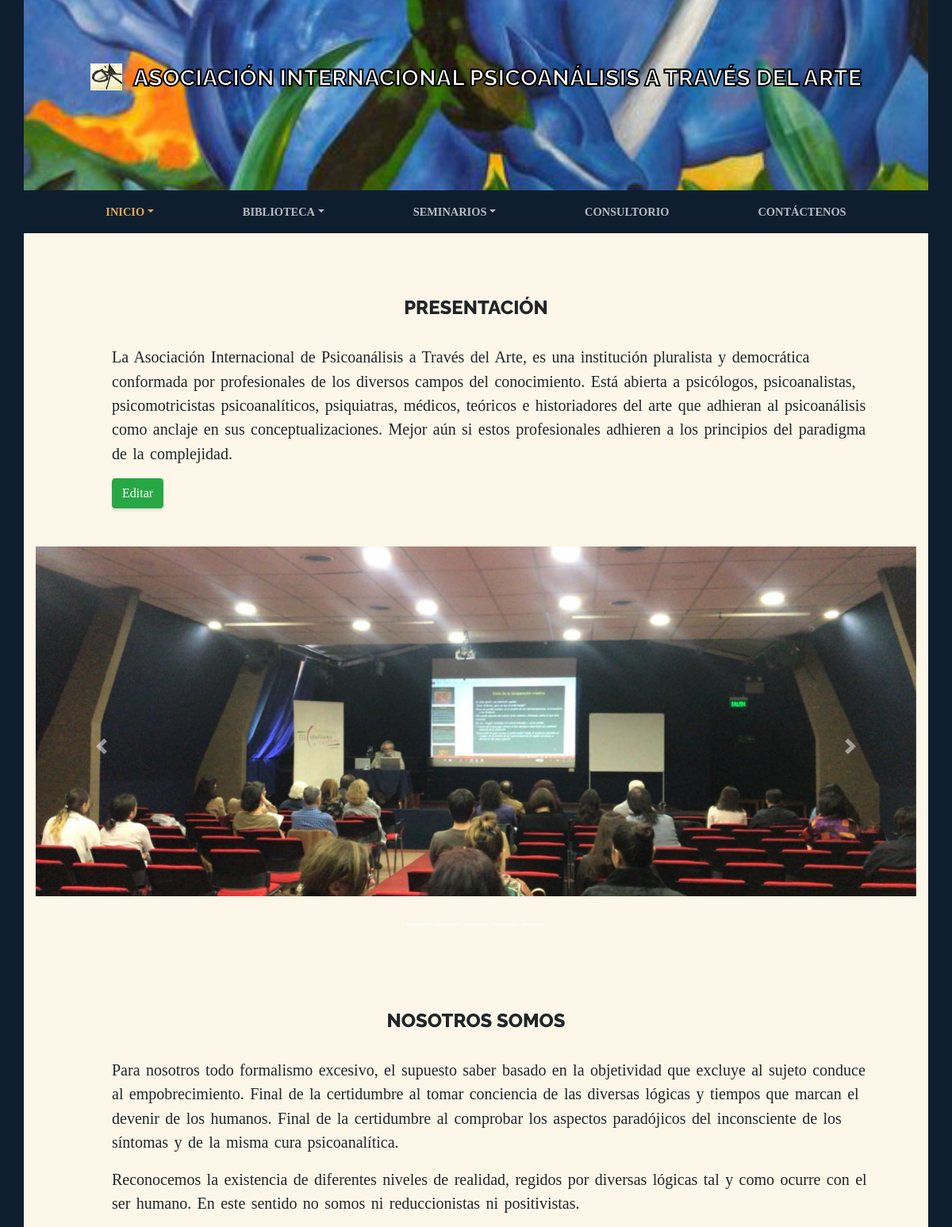
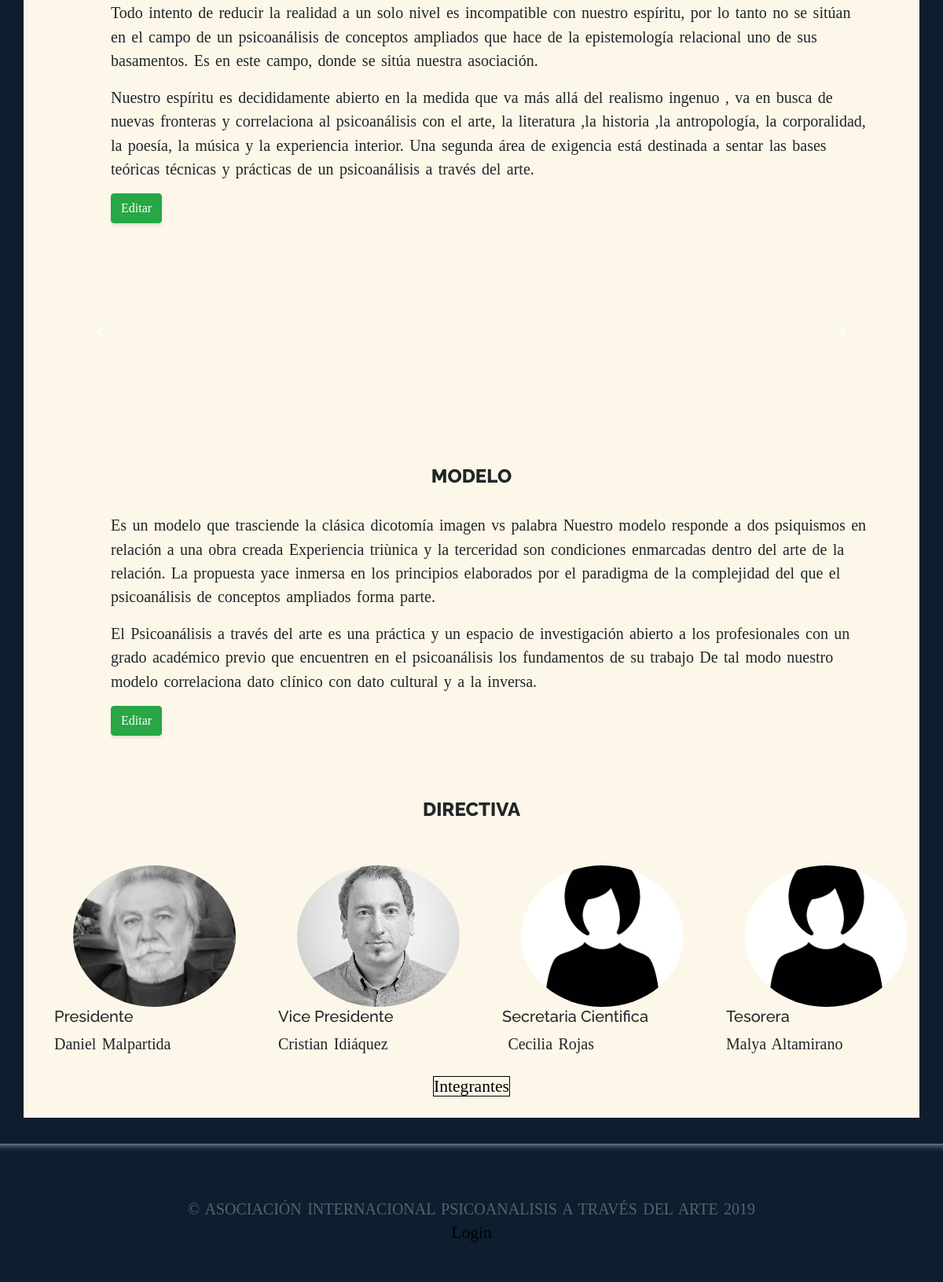
The page / on the database its author committed (2 pictures, top to bottom).
### home/models.py (models this page shows, shortened)
class Home(models.Model):
    title = models.CharField(verbose_name="Título", max_length=200)
    content = RichTextField(verbose_name="Contenido")
    created = models.DateTimeField(auto_now_add=True, verbose_name="Fecha creación")
    updated = models.DateTimeField(auto_now=True, verbose_name="Fecha edición")
    class Meta:
        verbose_name = "inicio"
        verbose_name_plural = "inicio"

### about/models.py (models this page shows, shortened)
class About(models.Model):
    title = models.CharField(max_length=200 ,verbose_name="Título")
    content = RichTextField(verbose_name="Contenido")
    created = models.DateTimeField(auto_now_add=True, verbose_name="Fecha creación")
    updated = models.DateTimeField(auto_now=True, verbose_name="Fecha edición")
    class Meta:
        verbose_name = "nosotros"
        verbose_name_plural = "somos"

### home/views.py (the view)
# urls.py: path('', views.home, name='home'),
def home(request):
    home = Home.objects.all()
    about = About.objects.all()
    return render(request, "home/home.html", {'home': home, 'about':about})

### home/templates/home/home.html (shortened to what this page needs)
{% extends 'core/base.html' %}
{% load static %}
{% block content %}
    <section>
        <div class="container color-content">
          <div class="about-heading-content">
            <div class="row">
              <div class="col-lg-12">
                <div class="bg-faded rounded p-5 text-center section-content">
                {% for h in home %}
                  <h2 class="section-heading mb-4">
                    <span class="section-heading-upper">{{h.title}}</span>
                  </h2>
                  <div class="text-left ml-5">
                  <p>
                    {{h.content|safe}}
                  </p>
                  <a href="{% url 'admin:home_home_change' h.id %}" class="btn btn-success" target="_blank" >Editar</a>
                  {% endfor %}
                  </div>
                </div>
              </div>
            </div>
          </div>
        </div>
      </section>
<div class="container color-content">
  <div id="carouselhome" class="carousel slide" data-ride="carousel">
    <ul class="carousel-indicators">
        <li data-target="#carouselhome" data-slide-to="0" class="active"></li>
        <li data-target="#carouselhome" data-slide-to="1"></li>
        <li data-target="#carouselhome" data-slide-to="2"></li>
        <li data-target="#carouselhome" data-slide-to="3"></li>
        <li data-target="#carouselhome" data-slide-to="4"></li>
    </ul>
    <div class="carousel-inner">
        <div class="carousel-item active">
          <a href="{% static 'core/img/slider/home/01.jpg' %}" data-lightbox="carousel">
            <img class="img-formation" src="{% static 'core/img/slider/home/01.jpg' %}">
          </a>
        </div>
    </div>
    <a class="carousel-control-prev" href="#carouselhome" data-slide="prev">
        <span class="carousel-control-prev-icon"></span>
    </a>
    <a class="carousel-control-next" href="#carouselhome" data-slide="next">
        <span class="carousel-control-next-icon"></span>
    </a>
    </div>
</div>
      {% for a in about %}
      <section>
        <div class="container color-content">
          <div class="about-heading-content">
            <div class="row">
              <div class="col-lg-12">
                <div class="bg-faded rounded p-5 text-center section-content">
                  <h2 class="section-heading mb-4">
                    <span class="section-heading-upper">{{a.title}}</span>
                  </h2>
                  <div class="text-left ml-5">
                  <p>
                    {{a.content|safe}}
                  </p>
                  <a href="{% url 'admin:about_about_change' a.id %}" class="btn btn-success" target="_blank" >Editar</a>
                  </div>
                </div>
              </div>
            </div>
          </div>
        </div>
      </section>
      {% if a.pk == 1 %}
      <div class="container color-content">
          <div id="gallery" class="carousel slide" data-ride="carousel">
              <div class="carousel-inner">
                  <div class="carousel-item active">
                      <div class="row">
                          <div class="col">
                              <a href="{% static 'core/img/galeria/00.jpg' %}" data-lightbox="galeria">
                                <img class="img-fluid img-modelo" src="{% static 'core/img/galeria/00.jpg' %}" alt="Image 1"/>
                              </a>
                          </div>
                          <div class="col">
                              <a href="{% static 'core/img/galeria/01.jpg' %}" data-lightbox="galeria">
                                <img class="img-fluid img-modelo" src="{% static 'core/img/galeria/01.jpg' %}" alt="Image 2"/>
                              </a>
                          </div>
                          <div class="col">
                              <a href="{% static 'core/img/galeria/02.jpg' %}" data-lightbox="galeria">
                                <img class="img-fluid img-modelo" src="{% static 'core/img/galeria/02.jpg' %}" alt="Image 3"/>
                              </a>
                          </div>
                          <div class="col">
                              <a href="{% static 'core/img/galeria/03.jpg' %}" data-lightbox="galeria">
                                <img class="img-fluid img-modelo" src="{% static 'core/img/galeria/03.jpg' %}" alt="Image 4"/>
                              </a>
                          </div>
                          <div class="col">
                              <a href="{% static 'core/img/galeria/04.jpg' %}" data-lightbox="galeria">
                                <img class="img-fluid img-modelo" src="{% static 'core/img/galeria/04.jpg' %}" alt="Image 5"/>
                              </a>
                          </div>
                      </div>
                  </div>
              </div>
              <a class="carousel-control-prev" href="#gallery" role="button" data-slide="prev">
                  <span class="carousel-control-prev-icon" aria-hidden="true"></span>
              </a>
              <a class="carousel-control-next" href="#gallery" role="button" data-slide="next">
                  <span class="carousel-control-next-icon" aria-hidden="true"></span>
              </a>
          </div>
        </div>
      {% endif %}
      {% endfor %}
      <div class="container color-content">
          <div class="row">
              <div class="col-lg-12">
                  <div class="bg-faded rounded pl-5 pr-5 pb-4 text-center section-content">
                    <h2 class="section-heading mb-4">
                      <span class="section-heading-upper">Directiva</span>
                    </h2>
                  </div>
              </div>
            <div class="col-lg-3">
              <div class="ml-5">
                  <a href="#" data-toggle="modal" data-target="#modalPerfil_00"><img class="rounded-circle img-modelo" src="{% static 'core/img/DM_perfil.jpg' %}" ></a>
              </div>
              <div>
                <h5 class="ml-4">Presidente</h5>
                <p class="ml-4">Daniel Malpartida</p>
              </div>
            </div>
            <div class="col-lg-3">
                <div class="ml-5">
                    <a href="#" data-toggle="modal" data-target="#modalPerfil_01"><img class="rounded-circle img-modelo" src="{% static 'core/img/CI_perfil.jpg' %}" ></a>
                </div>
                <div>
                  <h5 class="ml-4">Vice Presidente</h5>
                  <p class="ml-4">Cristian Idiáquez</p>
                </div>
            </div>
            <div class="col-lg-3">
              <div class="ml-5">
                  <img class="rounded-circle img-modelo" src="{% static 'core/img/02-perfil.jpg' %}" >
                </div>
                <div>
                  <h5 class="ml-4">Secretaria Cientifica</h5>
                  <p class="ml-4"> Cecilia Rojas</p>
                </div>
            </div>
            <div class="col-lg-3">
              <div class="ml-5">
                  <img class="rounded-circle img-modelo" src="{% static 'core/img/02-perfil.jpg' %}" >
                </div>
                <div>
                  <h5 class="ml-4">Tesorera</h5>
                  <p class="ml-4">Malya Altamirano</p>
                </div>
            </div>
          </div>
          <div class="col-lg-12">
            <div class="text-center pb-4 pt-2">
              <a style="border: black solid 1px;" href="#" data-toggle="modal" data-target="#otrosMiembros">Integrantes</a>
            </div>
          </div>
        </div>
{% endblock %}

### core/templates/core/base.html (shortened to what this page needs)
<!DOCTYPE html>
<html lang="en">
<head>
    {% load static %}
    <link href="{% static 'core/vendor/bootstrap/css/bootstrap.min.css' %}" rel="stylesheet">
    <link href="{% static 'core/vendor/font-awesome/css/font-awesome.min.css' %}" rel="stylesheet" type="text/css">
    <link rel="stylesheet" href="{% static 'core/vendor/lightbox/css/lightbox.css' %}">
    <link href="{% static 'core/css/master.css' %}" rel="stylesheet">
  </head>
  <body>
  <div class="container header-image">
    <div class="row">
      <div class="col-12">
        <h1 class="site-heading text-center text-white d-none d-lg-block">
          <span class="site-heading-upper">
            <a href="{% url 'home' %}" ><img class="img-fluid mr-2 img-logo" src="{% static 'core/img/logo.png' %}" alt="Logo"></a>
             Asociación internacional Psicoanálisis a través del arte
          </span>
        </h1>
      </div>
    </div>
  </div>
    <nav class="navbar navbar-expand-lg navbar-dark py-lg-1" id="mainNav">
      <div class="container">
        <div class="collapse navbar-collapse" id="navbarResponsive">
          <ul class="navbar-nav mx-auto">
            <li class="nav-item dropdown px-lg-5 {% if request.path == '/' %}active{% endif %}">
              <a class="nav-link dropdown-toggle text-uppercase text-expanded" data-toggle="dropdown" href="#">Inicio</a>
            </li>
            <li class="nav-item dropdown px-lg-5 {% if request.path == '/publish/' %}active{% endif %}">
              <a class="nav-link dropdown-toggle text-uppercase text-expanded" data-toggle="dropdown" href="#">Biblioteca</a>
            </li>
            <li class="nav-item dropdown px-lg-5 {% if request.path == '/formation/' %}active{% endif %}">
              <a class="nav-link dropdown-toggle text-uppercase text-expanded" data-toggle="dropdown" href="{% url 'formations' %}">Seminarios</a>
            </li>
            <li class="nav-item px-lg-5 {% if request.path == '/clinical-office/' %}active{% endif %}">
              <a class="nav-link text-uppercase text-expanded" href="{% url 'clinical-office' %}">Consultorio</a>
            </li>
            <li class="nav-item px-lg-5 {% if request.path == '/contact/' %}active{% endif %}">
              <a class="nav-link text-uppercase text-expanded" href="{% url 'contact' %}">Contáctenos</a>
            </li>
          </ul>
        </div>
      </div>
    </nav>
    {% block content %}
    {% endblock %}
    <hr>
    <footer class="footer text-faded text-center py-5">
      <div class="container">
        <p class="m-0 mbt1">&copy; ASOCIACIÓN INTERNACIONAL PSICOANALISIS A TRAVÉS DEL ARTE 2019</p>
        <a href="{% url 'admin:index' %}">Login</a>
      </div>
  	</footer>
  </body>
</html>

### core/static/core/css/master.css (style rules this page uses)
body { background: rgba(15, 30, 47); }
.header-image { background: url("../img/bg.jpg"); width: 100%; height: 30vh; background-repeat: no-repeat; background-position:0 85%; background-size: cover; }
.img-logo { width: 40px; margin-bottom: 12px; }
.img-modelo { width: 100%; height: 15vw; object-fit: cover; }
.img-formation { width: 100%; height: 42vw; object-fit: cover; }
h1, h2, h3, h4, h5, h6 { font-family: 'Raleway'; }
p,li { line-height: 1.9rem; word-spacing: 0.15rem; font-family: 'Times New Roman', Times, serif; font-size: 1.25rem; }
a { line-height: 1.9rem; color: #000; word-spacing: 0.15rem; font-family: 'Times New Roman', Times, serif; font-size: 1.35rem; }
.text-faded { color: rgba(255, 255, 255, 0.3); }
.site-heading { margin-top: 5rem; margin-bottom: 5rem; text-transform: uppercase; line-height: 1; font-family: 'Raleway'; }
.site-heading .site-heading-upper { display: block; font-size: 1.8rem; font-weight: 800; -webkit-text-stroke-width: 2px; -webkit-text-stroke-color: #000; }
.section-content { margin-top: 2rem; }
.section-heading { text-transform: uppercase; }
.color-content { background-color: #fcf7e8; }
.section-heading .section-heading-upper { display: block; font-size: 1.5rem; font-weight: 800; padding-bottom:.5rem; }
#mainNav { background-color: rgba(15, 30, 47, 0.9); font-family: 'Raleway'; }
#mainNav .navbar-nav .nav-item .nav-link { color: rgba(255, 255, 255, 0.7); font-weight: 800; }
#mainNav .navbar-nav .nav-item.active .nav-link { color: #e6a756; }
@media (min-width: 992px) { #mainNav .navbar-nav .nav-item .nav-link { font-size: 0.9rem; font-family: 'Times New Roman', Times, serif; } }
.footer { background-color: rgba(15, 30, 47, 0.9); -moz-box-shadow: inset 0 10px 10px -10px #c2ccfc; -webkit-box-shadow: inset 0 10px 10px -10px #c2ccfc; box-shadow: inset 0 10px 10px -10px #c2ccfc; }
.btn { box-shadow: 0px 3px 3px 0px rgba(33, 37, 41, 0.1); }
.mbt1 { padding-top: 1.25rem; }
.section-content { font-family: 'Lora' !important; font-size: 16px !important; font-weight: 400 !important; line-height: 28px !important; }

### rows shown on the page
Home: title "PRESENTACIÓN", content "La Asociación Internacional de Psicoanálisis a Través del Arte, es una institución pluralista y democrática conformada por profesionales de los diversos campos del conocimiento. Está abierta a psicólogos, psicoanalistas, psicomotricistas psicoanalíticos, psiquiatras, médicos, teóricos e historiadores del arte que adhieran al psicoanálisis como anclaje en sus conceptualizaciones. Mejor aún si estos profesionales adhieren a los principios del paradigma de la complejidad."
About: title "NOSOTROS SOMOS", content "Para nosotros todo formalismo excesivo, el supuesto saber basado en la objetividad que excluye al sujeto conduce al empobrecimiento. Final de la certidumbre al tomar conciencia de las diversas lógicas y tiempos que marcan el devenir de los humanos. Final de la certidumbre al comprobar los aspectos paradójicos del inconsciente de los síntomas y de la misma cura psicoanalítica. Reconocemos la existencia de diferentes niveles de realidad, regidos por diversas lógicas tal y como ocurre con el ser humano. En este sentido no somos ni reduccionistas ni positivistas. Todo intento de reducir la realidad a un solo nivel es incompatible con nuestro espíritu, por lo tanto no se sitúan en el campo de un…"
About: title "MODELO", content "Es un modelo que trasciende la clásica dicotomía imagen vs palabra Nuestro modelo responde a dos psiquismos en relación a una obra creada Experiencia triùnica y la terceridad son condiciones enmarcadas dentro del arte de la relación. La propuesta yace inmersa en los principios elaborados por el paradigma de la complejidad del que el psicoanálisis de conceptos ampliados forma parte. El Psicoanálisis a través del arte es una práctica y un espacio de investigación abierto a los profesionales con un grado académico previo que encuentren en el psicoanálisis los fundamentos de su trabajo De tal modo nuestro modelo correlaciona dato clínico con dato cultural y a la inversa."
